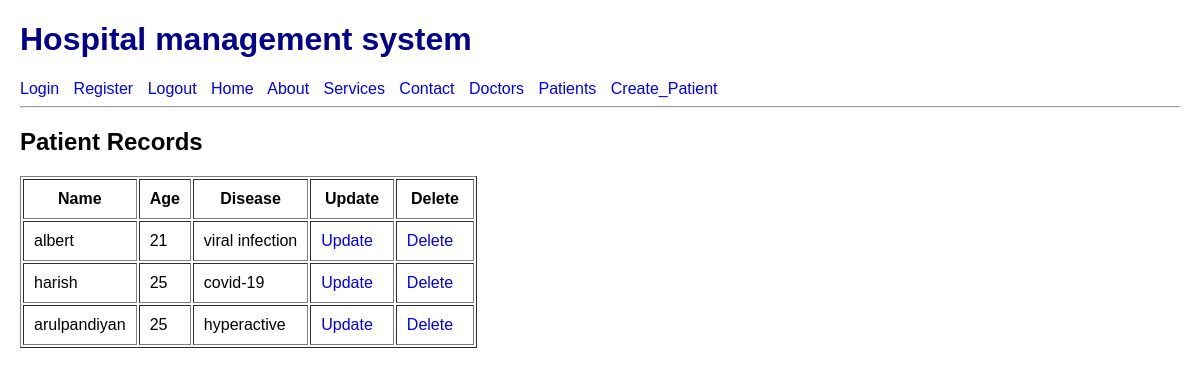
The app's page /patient/ (signed in), older data.
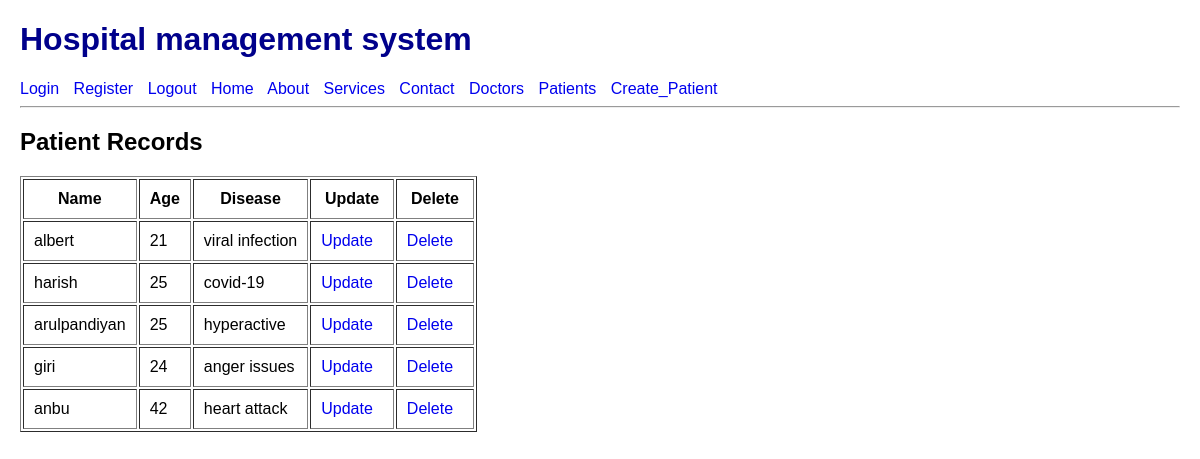
The same page, newer data.
### core/models.py (models this page shows, shortened)
class Patient(models.Model):
    name=models.CharField(max_length=100)
    age=models.PositiveSmallIntegerField()
    disease=models.CharField(max_length=100)

### core/views.py (the view)
# urls.py: path('patient/',patient_list,name='patient'),
@login_required
def patient_list(request):
    patients=Patient.objects.all()
    return render(request,'patient.html',
                  {"patients":patients})

### core/templates/patient.html
{% extends 'base.html' %}
{% block content %}
<h2>Patient Records</h2>
<table border="1" cellpadding="10">
    <tr>
        <th>Name</th>
        <th>Age</th>
        <th>Disease</th>
        <th>Update</th>
        <th>Delete</th>
    </tr>
    {% for patient in patients %}
    <tr>
        <td>{{ patient.name }}</td>
        <td>{{ patient.age }}</td>
        <td>{{ patient.disease }}</td>
        <td>
        <a href="{% url 'update_patient' patient.id %}">
            Update
        </a>
        </td>
        <td>
        <a href="{% url 'delete_patient' patient.id %}">
            Delete
        </a>
        </td>
    </tr>
    {% endfor %}
</table>
{% endblock %}

Row changes from the older to the newer data that the page shows:
added Patient: name "giri", age "24", disease "anger issues"
added Patient: name "anbu", age "42", disease "heart attack"
